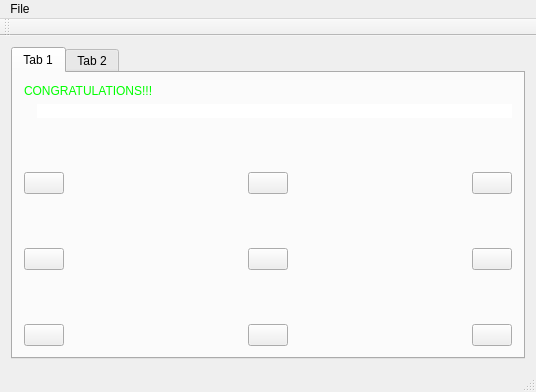
<?xml version="1.0" encoding="UTF-8"?>
<ui version="4.0">
 <class>math_practice</class>
 <widget class="QMainWindow" name="math_practice">
  <property name="geometry">
   <rect>
    <x>0</x>
    <y>0</y>
    <width>536</width>
    <height>392</height>
   </rect>
  </property>
  <property name="windowTitle">
   <string>math_practice</string>
  </property>
  <property name="styleSheet">
   <string notr="true">QPushButton {
background-color: rgb(255, 255, 255);
border:0px;
padding:10px;
font: 75 12pt &quot;Ubuntu&quot;;
color: rgb(0, 0, 255);
};</string>
  </property>
  <widget class="QWidget" name="centralWidget">
   <layout class="QVBoxLayout" name="verticalLayout">
    <item>
     <widget class="QTabWidget" name="tabWidget">
      <widget class="QWidget" name="tab">
       <attribute name="title">
        <string>Tab 1</string>
       </attribute>
       <layout class="QVBoxLayout" name="verticalLayout_2">
        <item>
         <widget class="QLabel" name="congratulation">
          <property name="styleSheet">
           <string notr="true">font: 75 36pt &quot;Ubuntu&quot;;
color: rgb(0, 255, 0);</string>
          </property>
          <property name="text">
           <string>CONGRATULATIONS!!!</string>
          </property>
         </widget>
        </item>
        <item>
         <layout class="QHBoxLayout" name="horizontalLayout">
          <item>
           <widget class="QLabel" name="pending">
            <property name="sizePolicy">
             <sizepolicy hsizetype="Minimum" vsizetype="Preferred">
              <horstretch>0</horstretch>
              <verstretch>0</verstretch>
             </sizepolicy>
            </property>
            <property name="styleSheet">
             <string notr="true">color: rgb(0, 192, 192);</string>
            </property>
            <property name="text">
             <string/>
            </property>
           </widget>
          </item>
          <item>
           <widget class="QLabel" name="question">
            <property name="sizePolicy">
             <sizepolicy hsizetype="Expanding" vsizetype="Preferred">
              <horstretch>0</horstretch>
              <verstretch>0</verstretch>
             </sizepolicy>
            </property>
            <property name="styleSheet">
             <string notr="true">font: 75 24pt &quot;Ubuntu&quot;;
background-color: rgb(255, 255, 255);</string>
            </property>
            <property name="text">
             <string/>
            </property>
            <property name="alignment">
             <set>Qt::AlignCenter</set>
            </property>
           </widget>
          </item>
         </layout>
        </item>
        <item>
         <spacer name="verticalSpacer">
          <property name="orientation">
           <enum>Qt::Vertical</enum>
          </property>
          <property name="sizeHint" stdset="0">
           <size>
            <width>20</width>
            <height>34</height>
           </size>
          </property>
         </spacer>
        </item>
        <item>
         <layout class="QHBoxLayout" name="horizontalLayout_2">
          <item>
           <widget class="qoption_button" name="opt1">
            <property name="text">
             <string/>
            </property>
           </widget>
          </item>
          <item>
           <spacer name="horizontalSpacer">
            <property name="orientation">
             <enum>Qt::Horizontal</enum>
            </property>
            <property name="sizeHint" stdset="0">
             <size>
              <width>40</width>
              <height>20</height>
             </size>
            </property>
           </spacer>
          </item>
          <item>
           <widget class="qoption_button" name="opt2">
            <property name="text">
             <string/>
            </property>
           </widget>
          </item>
          <item>
           <spacer name="horizontalSpacer_2">
            <property name="orientation">
             <enum>Qt::Horizontal</enum>
            </property>
            <property name="sizeHint" stdset="0">
             <size>
              <width>40</width>
              <height>20</height>
             </size>
            </property>
           </spacer>
          </item>
          <item>
           <widget class="qoption_button" name="opt3">
            <property name="text">
             <string/>
            </property>
           </widget>
          </item>
         </layout>
        </item>
        <item>
         <spacer name="verticalSpacer_2">
          <property name="orientation">
           <enum>Qt::Vertical</enum>
          </property>
          <property name="sizeHint" stdset="0">
           <size>
            <width>20</width>
            <height>34</height>
           </size>
          </property>
         </spacer>
        </item>
        <item>
         <layout class="QHBoxLayout" name="horizontalLayout_3">
          <item>
           <widget class="qoption_button" name="opt4">
            <property name="text">
             <string/>
            </property>
           </widget>
          </item>
          <item>
           <spacer name="horizontalSpacer_3">
            <property name="orientation">
             <enum>Qt::Horizontal</enum>
            </property>
            <property name="sizeHint" stdset="0">
             <size>
              <width>40</width>
              <height>20</height>
             </size>
            </property>
           </spacer>
          </item>
          <item>
           <widget class="qoption_button" name="opt5">
            <property name="text">
             <string/>
            </property>
           </widget>
          </item>
          <item>
           <spacer name="horizontalSpacer_4">
            <property name="orientation">
             <enum>Qt::Horizontal</enum>
            </property>
            <property name="sizeHint" stdset="0">
             <size>
              <width>40</width>
              <height>20</height>
             </size>
            </property>
           </spacer>
          </item>
          <item>
           <widget class="qoption_button" name="opt6">
            <property name="text">
             <string/>
            </property>
           </widget>
          </item>
         </layout>
        </item>
        <item>
         <spacer name="verticalSpacer_3">
          <property name="orientation">
           <enum>Qt::Vertical</enum>
          </property>
          <property name="sizeHint" stdset="0">
           <size>
            <width>20</width>
            <height>34</height>
           </size>
          </property>
         </spacer>
        </item>
        <item>
         <layout class="QHBoxLayout" name="horizontalLayout_4">
          <item>
           <widget class="qoption_button" name="opt7">
            <property name="text">
             <string/>
            </property>
           </widget>
          </item>
          <item>
           <spacer name="horizontalSpacer_5">
            <property name="orientation">
             <enum>Qt::Horizontal</enum>
            </property>
            <property name="sizeHint" stdset="0">
             <size>
              <width>40</width>
              <height>20</height>
             </size>
            </property>
           </spacer>
          </item>
          <item>
           <widget class="qoption_button" name="opt8">
            <property name="text">
             <string/>
            </property>
           </widget>
          </item>
          <item>
           <spacer name="horizontalSpacer_6">
            <property name="orientation">
             <enum>Qt::Horizontal</enum>
            </property>
            <property name="sizeHint" stdset="0">
             <size>
              <width>40</width>
              <height>20</height>
             </size>
            </property>
           </spacer>
          </item>
          <item>
           <widget class="qoption_button" name="opt9">
            <property name="text">
             <string/>
            </property>
           </widget>
          </item>
         </layout>
        </item>
       </layout>
      </widget>
      <widget class="QWidget" name="tab_2">
       <attribute name="title">
        <string>Tab 2</string>
       </attribute>
      </widget>
     </widget>
    </item>
   </layout>
  </widget>
  <widget class="QMenuBar" name="menuBar">
   <property name="geometry">
    <rect>
     <x>0</x>
     <y>0</y>
     <width>536</width>
     <height>21</height>
    </rect>
   </property>
   <widget class="QMenu" name="menuFile">
    <property name="title">
     <string>File</string>
    </property>
    <addaction name="actionStart_game"/>
   </widget>
   <addaction name="menuFile"/>
  </widget>
  <widget class="QToolBar" name="mainToolBar">
   <attribute name="toolBarArea">
    <enum>TopToolBarArea</enum>
   </attribute>
   <attribute name="toolBarBreak">
    <bool>false</bool>
   </attribute>
  </widget>
  <widget class="QStatusBar" name="statusBar"/>
  <action name="actionStart_game">
   <property name="text">
    <string>Start game</string>
   </property>
  </action>
 </widget>
 <layoutdefault spacing="6" margin="11"/>
 <customwidgets>
  <customwidget>
   <class>qoption_button</class>
   <extends>QPushButton</extends>
   <header>qoption_button.h</header>
  </customwidget>
 </customwidgets>
 <resources/>
 <connections/>
</ui>
